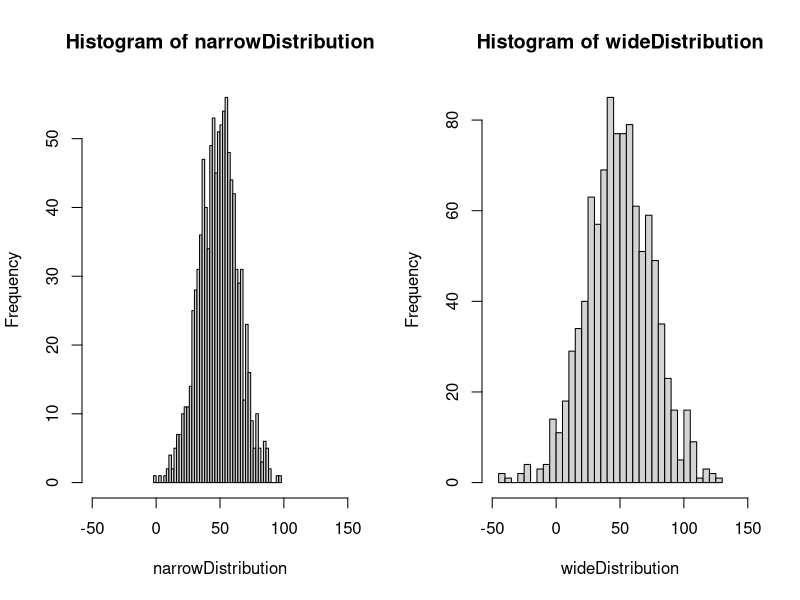

Here is the R script that generated this plot:
#Generate a vector of 5 normally distributed random variables with mean=10 sd=2
five <- rnorm(5, mean=10, sd=2)
print(five)

#Generate a vector of 1000 normally distributed random variables mean =50 sd=15
narrowDistribution <- rnorm(1000, mean=50, sd=15)

#Generate a vector of 1000 normally distributed random variables mean=50 sd=25
wideDistribution <- rnorm(1000, mean=50, sd=25)

#Generate two histograms to view these two distributions side by side, specify
#50 bars in histogram and x-axis limits of -50 and 150
par(mfrow=c(1,2)) #one row, two columns
hist(narrowDistribution, breaks=50, xlim=c(-50, 150))
hist(wideDistribution, breaks=50, xlim=c(-50, 150))
